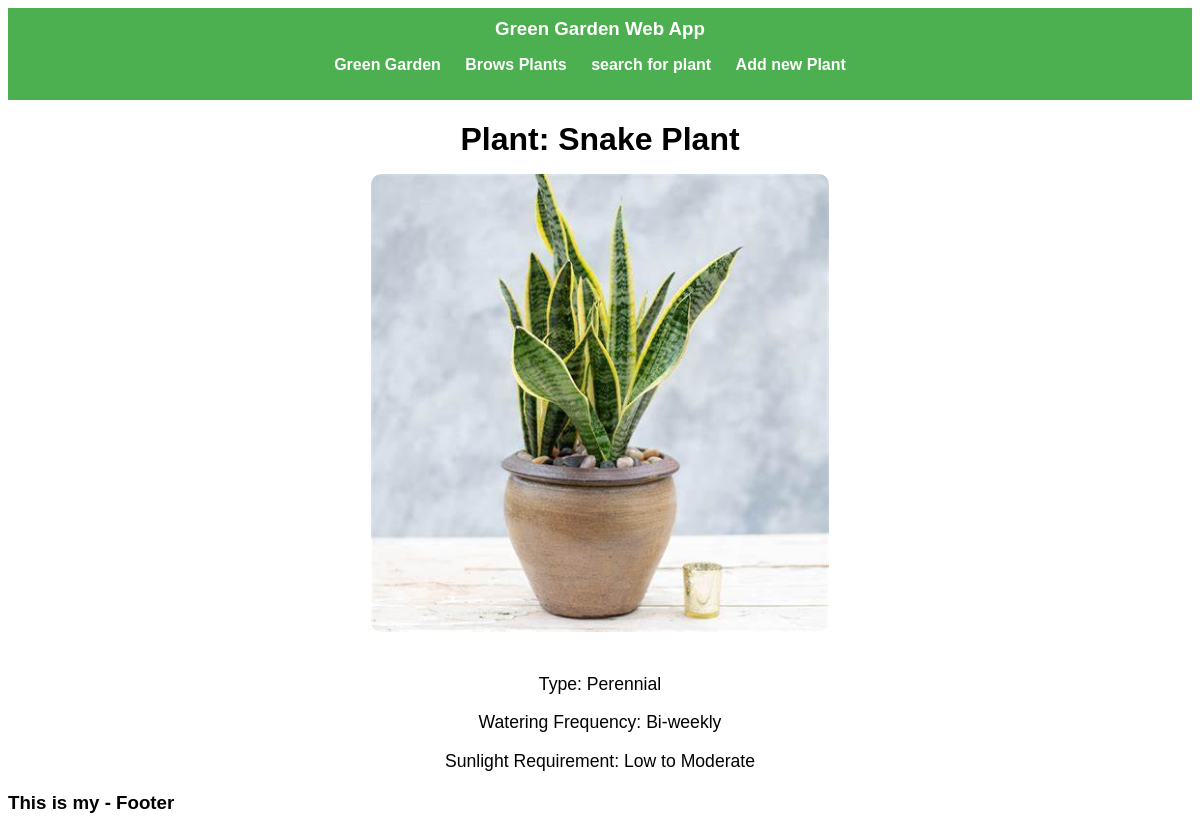
Screenshot of /plants/2 with the database file from the repository.
### plants_app/models.py (models this page shows, shortened)
class Plant(models.Model):
    name = models.CharField(max_length=100)
    type = models.CharField(max_length=100)  # For example, 'Succulent', 'Perennial'
    watering_frequency = models.CharField(max_length=50)  # For example, 'Weekly', 'Bi-weekly'
    sunlight_requirement = models.CharField(max_length=100)  # For example, 'Partial', 'Full Sun'

### plants_app/views.py (the view)
# urls.py: path('plants/<int:pId>', views.plant,name='plant'),
def plant(request, pId):
    plant = Plant.objects.filter(id=pId).first()
    return render(request, 'plantsmodule/plant.html', {'plant': plant})

### plants_app/templates/plantsmodule/plant.html
{% extends "layouts/base.html" %}
{% load static %}
{% block content %}
<div class="content">
    <h1>Plant: {{ plant.name }}</h1>
    <img src="{% static 'images/plant' %}{{ plant.id }}.jpeg" alt="{{ plant.name }}">
    <p>Type: {{ plant.type }}</p>
    <p>Watering Frequency: {{ plant.watering_frequency }}</p>
    <p>Sunlight Requirement: {{ plant.sunlight_requirement }}</p>
</div>
{% endblock content %}

### static/css/styles.css (style rules this page uses)
body { font-family: Arial, sans-serif; }
.content { text-align: center; margin: 20px; }
.content img { width: 40%; height: auto; border-radius: 10px; margin-bottom: 20px; }
.content h1 { margin-bottom: 0.5em; }
.content p { margin-bottom: 1em; font-size: 1.1em; }

### rows the page displays
Plant: name "Snake Plant", type "Perennial", watering_frequency "Bi-weekly", sunlight_requirement "Low to Moderate"
